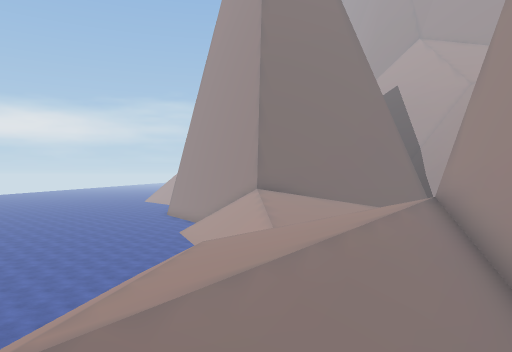
View 1 (above)

14 first-person views from a walk through a scene from a Unity 3-D project. The camera is 1.5 m above the floor, looks level and sees 70° across. The floor is counted in squares, 2 m on a side. Each view is taken from the middle of a square. On the plan, view 1 faces up. The plan holds only what a view shows up to about 11 squares ahead; the rest is blank. The place goes on beyond the plan.

View 2
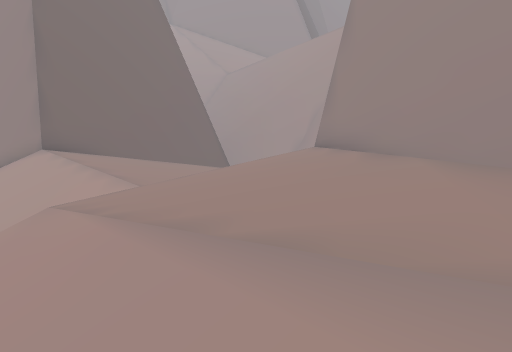

View 3
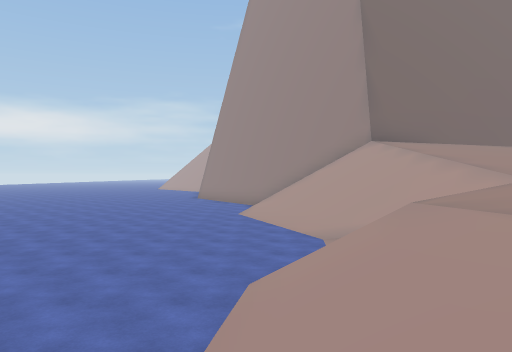

View 4
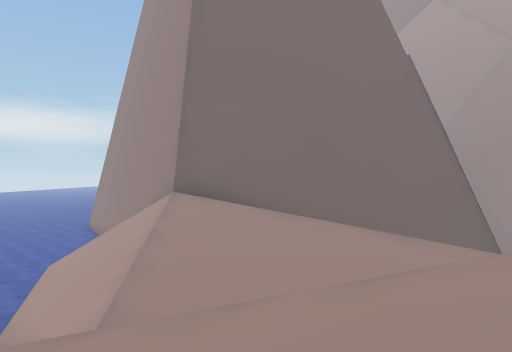

View 5
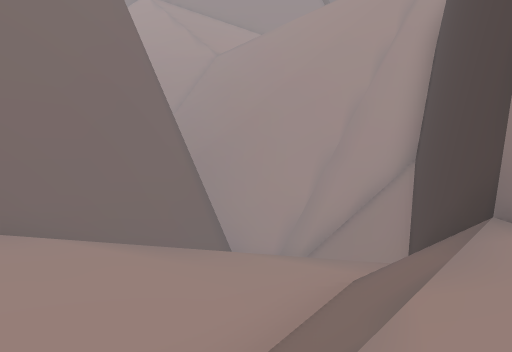

View 6
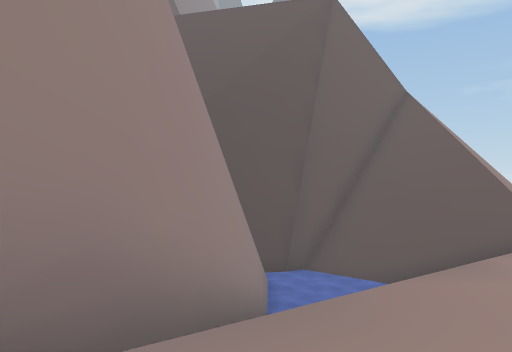

View 7
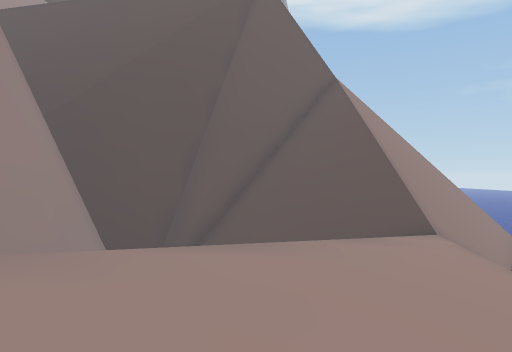

View 8
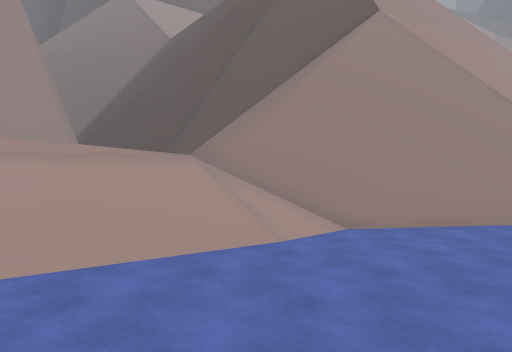

View 9
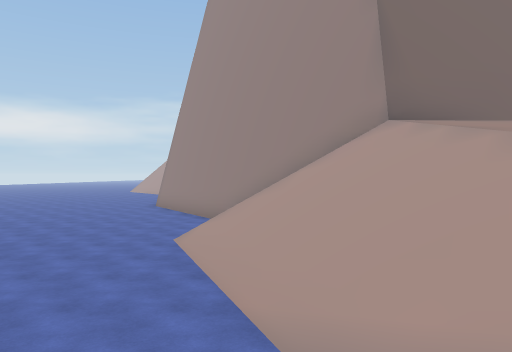

View 10
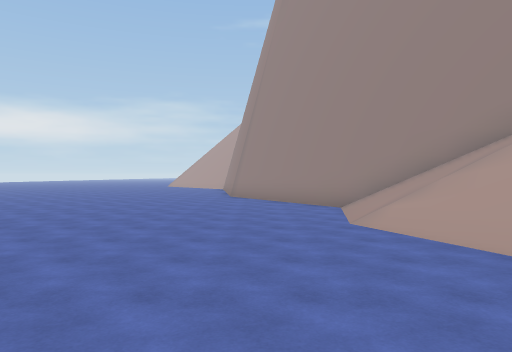

View 11
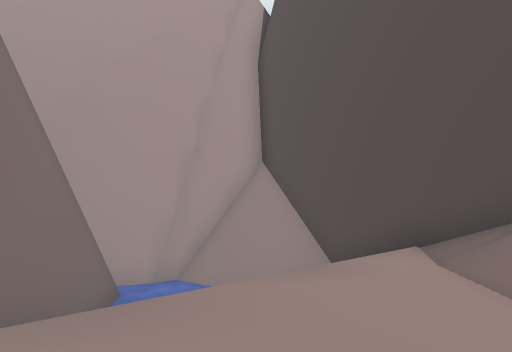

View 12
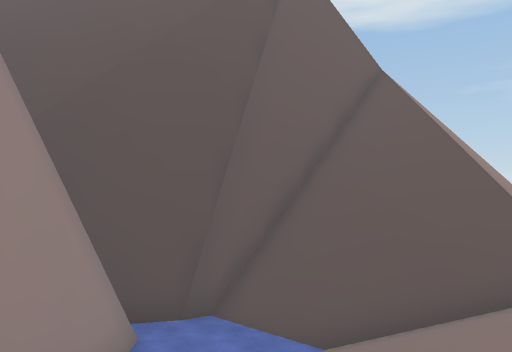

View 13
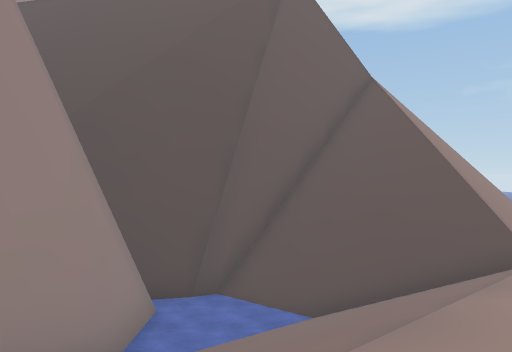

View 14
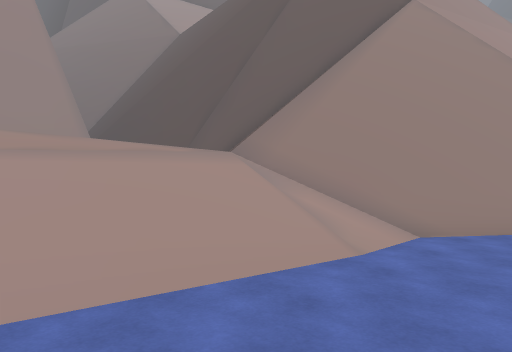

### Floor plan
Key: @ floor where view 1 was taken; # wall or solid block; . main floor; : floor 1.75 m higher than the main floor; + floor 2.5 m higher than the main floor; * floor 3.25 m higher than the main floor; / step, stairs or slope; ^ raised ledge; v drop or lower ground.
Columns run from 7 left of view 1 to 12 right of it. Each row starts with its distance up from view 1.
 22 ...##
 21 ....#
 20 ....##
 19 ..../#
 18 ....//^
 17 ....//#^
 16 ....///##########
 15 .....////      .###
 14 .....///**/    .//##
 13 .....///+**/   ////#
 12 ......//++++/  //###
 11 .....///:::::/####
 10 .....////////##
  9  ...//::++**#
  8  ...//::+**/#
  7   ..//::+*//#
  6 ....//:++///^
  5  ...//:+///#
  4 ....//:////#
  3 ...//:////.#
  2  ../#////..#
  1  ..##//////#
  0  .##v//@//##
 -1  ## v////##
 -2  ##vv///#^
 -3   vvv//#^ vvvvvvv
 -4   // ##^vvvvvvvvvv
 -5     ##
 -6   /###
 -7   ###

Positions as (right, up) in squares from view 1, and headings:
1: (0, 0), facing up
2: (-3, 4), facing up-right
3: (-3, 6), facing up
4: (2, 7), facing up
5: (2, 9), facing up-right
6: (4, 10), facing down
7: (1, 9), facing down
8: (-7, 6), facing down-right
9: (-2, 10), facing up
10: (-5, 11), facing up
11: (1, 13), facing right
12: (2, 7), facing down
13: (2, 8), facing down
14: (-6, 6), facing down-right
